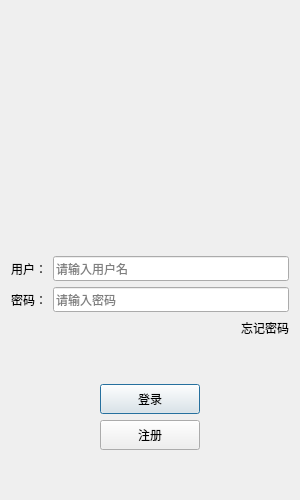
<ui version="4.0">
 <class>LoginDialog</class>
 <widget name="LoginDialog" class="QDialog">
  <property name="geometry">
   <rect>
    <x>0</x>
    <y>0</y>
    <width>300</width>
    <height>500</height>
   </rect>
  </property>
  <property name="minimumSize">
   <size>
    <width>300</width>
    <height>500</height>
   </size>
  </property>
  <property name="maximumSize">
   <size>
    <width>300</width>
    <height>500</height>
   </size>
  </property>
  <property name="windowTitle">
   <string>登录</string>
  </property>
  <layout class="QVBoxLayout" name="verticalLayout">
   <property name="spacing">
    <number>6</number>
   </property>
   <property name="leftMargin">
    <number>11</number>
   </property>
   <property name="topMargin">
    <number>11</number>
   </property>
   <property name="rightMargin">
    <number>11</number>
   </property>
   <property name="bottomMargin">
    <number>11</number>
   </property>
   <item alignment="Qt::AlignHCenter">
   <widget class="QLabel" name="head_label">
     <property name="minimumSize">
      <size>
       <width>200</width>
       <height>200</height>
      </size>
     </property>
     <property name="maximumSize">
      <size>
       <width>200</width>
       <height>200</height>
      </size>
     </property>
     <property name="text">
      <string/>
     </property>
     <property name="pixmap">
      <pixmap resource="rc.qrc">:/res/ice.png</pixmap>
     </property>
     <property name="alignment">
      <set>Qt::AlignCenter</set>
     </property>
    </widget>
   </item>
   <item>
    <spacer name="avatarFormSpacer">
     <property name="orientation">
      <enum>Qt::Vertical</enum>
     </property>
     <property name="sizeType">
      <enum>QSizePolicy::Expanding</enum>
     </property>
     <property name="sizeHint" stdset="0">
      <size>
       <width>20</width>
       <height>40</height>
      </size>
     </property>
    </spacer>
   </item>
   <item>
   <layout class="QHBoxLayout" name="userLayout">
     <item>
      <widget class="QLabel" name="user_label">
       <property name="minimumSize">
        <size>
         <width>0</width>
         <height>25</height>
        </size>
       </property>
       <property name="maximumSize">
        <size>
         <width>16777215</width>
         <height>25</height>
        </size>
       </property>
        <property name="text">
         <string>用户：</string>
        </property>
        <property name="buddy">
         <cstring>user_edit</cstring>
        </property>
      </widget>
     </item>
     <item>
      <widget class="QLineEdit" name="user_edit">
       <property name="minimumSize">
        <size>
         <width>0</width>
         <height>25</height>
        </size>
       </property>
       <property name="maximumSize">
        <size>
         <width>16777215</width>
         <height>25</height>
        </size>
       </property>
        <property name="placeholderText">
         <string>请输入用户名</string>
        </property>
        <property name="clearButtonEnabled">
         <bool>true</bool>
        </property>
      </widget>
     </item>
    </layout>
   </item>
   <item>
   <layout class="QHBoxLayout" name="passwordLayout">
     <item>
      <widget class="QLabel" name="pass_label">
       <property name="minimumSize">
        <size>
         <width>0</width>
         <height>25</height>
        </size>
       </property>
       <property name="maximumSize">
        <size>
         <width>16777215</width>
         <height>25</height>
        </size>
       </property>
        <property name="text">
         <string>密码：</string>
        </property>
        <property name="buddy">
         <cstring>pass_edit</cstring>
        </property>
      </widget>
     </item>
     <item>
      <widget class="QLineEdit" name="pass_edit">
       <property name="minimumSize">
        <size>
         <width>0</width>
         <height>25</height>
        </size>
       </property>
       <property name="maximumSize">
        <size>
         <width>16777215</width>
         <height>25</height>
        </size>
       </property>
       <property name="echoMode">
        <enum>QLineEdit::Password</enum>
       </property>
       <property name="placeholderText">
        <string>请输入密码</string>
       </property>
      </widget>
     </item>
    </layout>
   </item>
   <item>
    <layout class="QHBoxLayout" name="forgotPasswordLayout">
     <item>
      <spacer name="forgotPasswordSpacer">
       <property name="orientation">
        <enum>Qt::Horizontal</enum>
       </property>
       <property name="sizeHint" stdset="0">
        <size>
         <width>40</width>
         <height>20</height>
        </size>
       </property>
      </spacer>
     </item>
     <item>
      <widget class="QLabel" name="forget_label">
       <property name="text">
        <string>忘记密码</string>
       </property>
      </widget>
     </item>
    </layout>
   </item>
   <item>
    <spacer name="buttonTopSpacer">
     <property name="orientation">
      <enum>Qt::Vertical</enum>
     </property>
     <property name="sizeType">
      <enum>QSizePolicy::Expanding</enum>
     </property>
     <property name="sizeHint" stdset="0">
      <size>
       <width>20</width>
       <height>40</height>
      </size>
     </property>
    </spacer>
   </item>
   <item>
    <layout class="QHBoxLayout" name="loginButtonLayout">
     <item>
      <spacer name="loginLeftSpacer">
       <property name="orientation">
        <enum>Qt::Horizontal</enum>
       </property>
       <property name="sizeHint" stdset="0">
        <size>
         <width>40</width>
         <height>20</height>
        </size>
       </property>
      </spacer>
     </item>
     <item>
      <widget class="QPushButton" name="login_btn">
       <property name="minimumSize">
        <size>
         <width>100</width>
         <height>30</height>
        </size>
       </property>
       <property name="text">
        <string>登录</string>
       </property>
       <property name="default">
        <bool>true</bool>
       </property>
      </widget>
     </item>
     <item>
      <spacer name="loginRightSpacer">
       <property name="orientation">
        <enum>Qt::Horizontal</enum>
       </property>
       <property name="sizeHint" stdset="0">
        <size>
         <width>40</width>
         <height>20</height>
        </size>
       </property>
      </spacer>
     </item>
    </layout>
   </item>
   <item>
    <layout class="QHBoxLayout" name="registerButtonLayout">
     <item>
      <spacer name="registerLeftSpacer">
       <property name="orientation">
        <enum>Qt::Horizontal</enum>
       </property>
       <property name="sizeHint" stdset="0">
        <size>
         <width>40</width>
         <height>20</height>
        </size>
       </property>
      </spacer>
     </item>
     <item>
      <widget class="QPushButton" name="reg_btn">
       <property name="minimumSize">
        <size>
         <width>100</width>
         <height>30</height>
        </size>
       </property>
       <property name="text">
        <string>注册</string>
       </property>
      </widget>
     </item>
     <item>
      <spacer name="registerRightSpacer">
       <property name="orientation">
        <enum>Qt::Horizontal</enum>
       </property>
       <property name="sizeHint" stdset="0">
        <size>
         <width>40</width>
         <height>20</height>
        </size>
       </property>
      </spacer>
     </item>
    </layout>
   </item>
   <item>
    <spacer name="bottomSpacer">
     <property name="orientation">
      <enum>Qt::Vertical</enum>
     </property>
     <property name="sizeType">
      <enum>QSizePolicy::Expanding</enum>
     </property>
     <property name="sizeHint" stdset="0">
      <size>
       <width>20</width>
       <height>40</height>
      </size>
     </property>
    </spacer>
   </item>
  </layout>
 </widget>
 <tabstops>
  <tabstop>user_edit</tabstop>
  <tabstop>pass_edit</tabstop>
  <tabstop>login_btn</tabstop>
  <tabstop>reg_btn</tabstop>
 </tabstops>
 <resources>
  <include location="rc.qrc"/>
 </resources>
 <connections/>
</ui>
